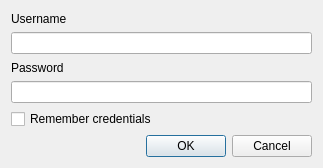
<?xml version="1.0" encoding="UTF-8"?>
<ui version="4.0">
 <class>ftpCredentials</class>
 <widget class="QDialog" name="ftpCredentials">
  <property name="geometry">
   <rect>
    <x>0</x>
    <y>0</y>
    <width>323</width>
    <height>168</height>
   </rect>
  </property>
  <property name="windowTitle">
   <string>FTP Credentials</string>
  </property>
  <layout class="QVBoxLayout" name="verticalLayout">
   <item>
    <widget class="QLabel" name="label">
     <property name="text">
      <string>Username</string>
     </property>
    </widget>
   </item>
   <item>
    <widget class="QLineEdit" name="username"/>
   </item>
   <item>
    <widget class="QLabel" name="label_2">
     <property name="text">
      <string>Password</string>
     </property>
    </widget>
   </item>
   <item>
    <widget class="QLineEdit" name="password">
     <property name="echoMode">
      <enum>QLineEdit::Password</enum>
     </property>
     <property name="clearButtonEnabled">
      <bool>false</bool>
     </property>
    </widget>
   </item>
   <item>
    <widget class="QCheckBox" name="remember">
     <property name="text">
      <string>Remember credentials</string>
     </property>
    </widget>
   </item>
   <item>
    <widget class="QDialogButtonBox" name="buttonBox">
     <property name="orientation">
      <enum>Qt::Horizontal</enum>
     </property>
     <property name="standardButtons">
      <set>QDialogButtonBox::Cancel|QDialogButtonBox::Ok</set>
     </property>
    </widget>
   </item>
  </layout>
 </widget>
 <resources/>
 <connections>
  <connection>
   <sender>buttonBox</sender>
   <signal>accepted()</signal>
   <receiver>ftpCredentials</receiver>
   <slot>accept()</slot>
   <hints>
    <hint type="sourcelabel">
     <x>248</x>
     <y>254</y>
    </hint>
    <hint type="destinationlabel">
     <x>157</x>
     <y>274</y>
    </hint>
   </hints>
  </connection>
  <connection>
   <sender>buttonBox</sender>
   <signal>rejected()</signal>
   <receiver>ftpCredentials</receiver>
   <slot>reject()</slot>
   <hints>
    <hint type="sourcelabel">
     <x>316</x>
     <y>260</y>
    </hint>
    <hint type="destinationlabel">
     <x>286</x>
     <y>274</y>
    </hint>
   </hints>
  </connection>
 </connections>
</ui>
